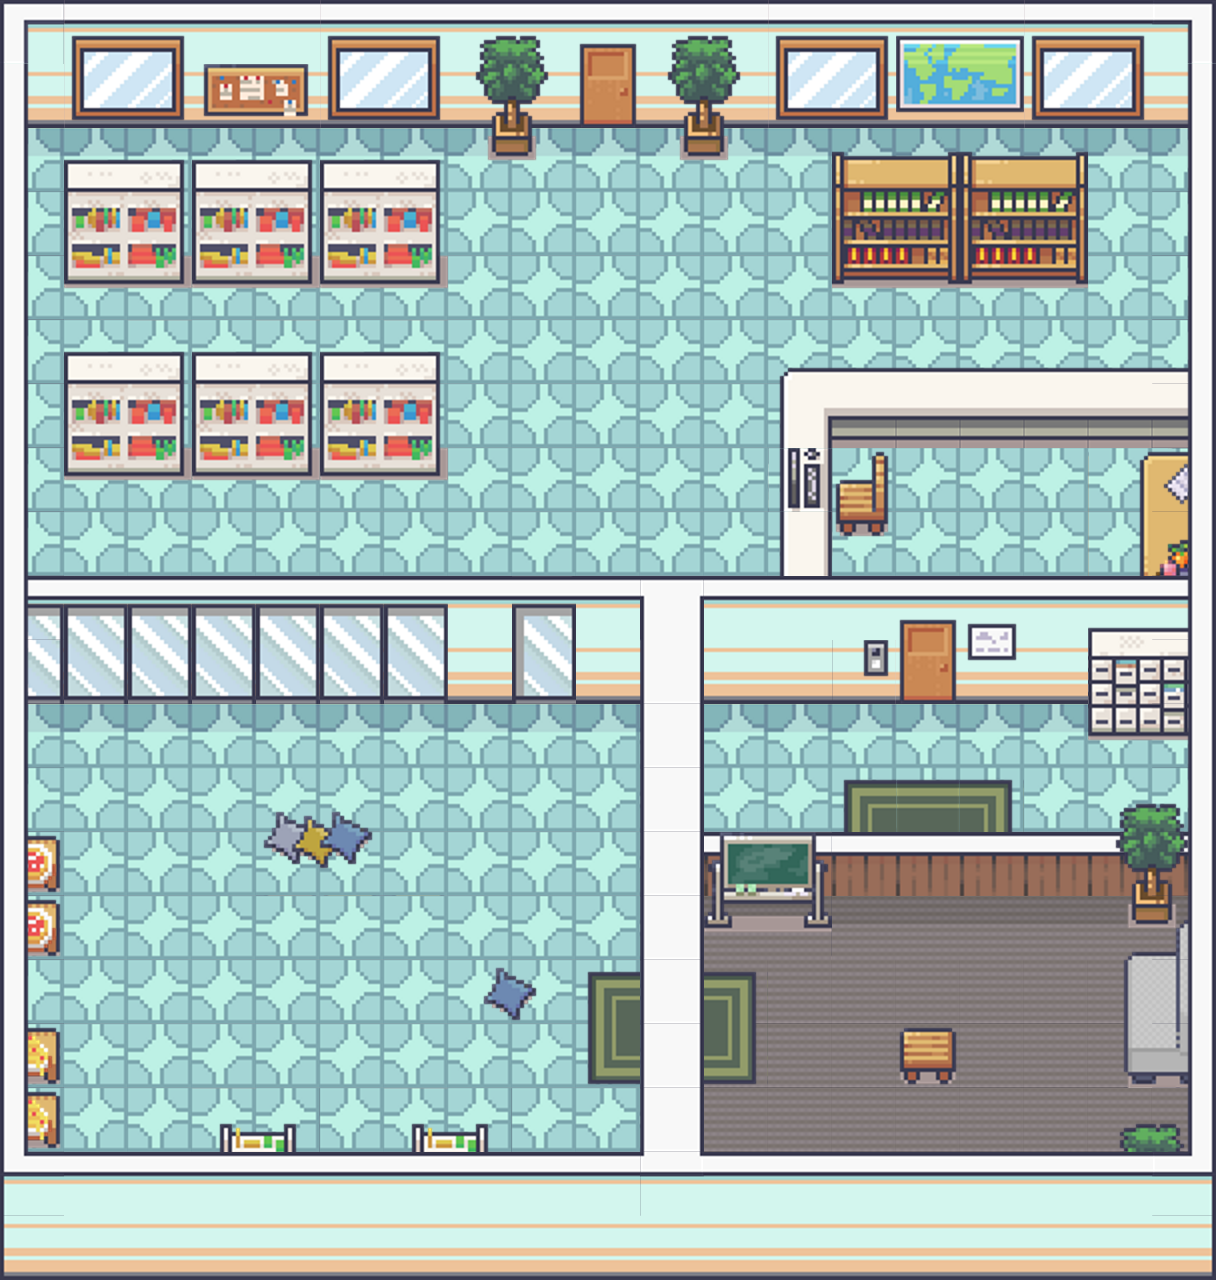

Tiled map render using the project's own tile images. Description and the map definition, with tile-layer contents summarised, below:
An orthogonal 19x20 tile map with 64x64 px tiles, 5 tile layers (Floor, Walls_And_Out_Bounds, Decorations_Low, Decorations_High, ...), 1 hidden layer not drawn, 4 tilesets and 6 objects (2x NPC, Player, Loop, Placement, Path).

<map version="1.10" tiledversion="1.12.2" orientation="orthogonal" renderorder="right-down" width="19" height="20" tilewidth="64" tileheight="64" infinite="0" nextlayerid="16" nextobjectid="15">
 <tileset firstgid="1" name="Room_Builder_free_64x64" tilewidth="64" tileheight="64" tilecount="391" columns="17">
  <image source="../textures/environments/Room_Builder_free_64x64.png" width="1088" height="1472" />
 </tileset>
 <tileset firstgid="392" name="Interiors_free_64x64" tilewidth="64" tileheight="64" tilecount="1424" columns="16">
  <image source="../textures/environments/Interiors_free_64x64.png" width="1024" height="5696" />
 </tileset>
 <tileset firstgid="1816" name="!CL_DEMO_64" tilewidth="64" tileheight="64" tilecount="1240" columns="40">
  <image source="../textures/environments/!CL_DEMO_64.png" width="2560" height="1984" />
 </tileset>
 <tileset firstgid="3056" name="duck-Sheet" tilewidth="64" tileheight="64" tilecount="168" columns="24">
  <image source="../textures/characters/duck-Sheet.png" width="1536" height="448" />
 </tileset>
 <layer id="1" name="Floor" width="19" height="20">
  <data>[380 cells, 380 non-empty, 4 distinct tile ids]</data>
 </layer>
 <layer id="3" name="Walls_And_Out_Bounds" width="19" height="20">
  <data>[380 cells, 201 non-empty, 37 distinct tile ids]</data>
 </layer>
 <layer id="9" name="Decorations_Low" width="19" height="20">
  <data>[380 cells, 94 non-empty, 54 distinct tile ids]</data>
 </layer>
 <objectgroup id="13" name="Interaction">
  <object id="12" name="Jay" type="Player" gid="3056" x="320" y="1152" width="64" height="64" />
  <object id="13" name="Iye" type="NPC" gid="3176" x="64" y="1087" width="64" height="64" />
  <object id="14" name="Siblings" type="NPC" gid="3200" x="192" y="764" width="64" height="64" />
 </objectgroup>
 <layer id="12" name="Decorations_High" width="19" height="20">
  <data>[380 cells, 8 non-empty, 6 distinct tile ids]</data>
 </layer>
 <layer id="4" name="Side_And_Mid_Walls" width="19" height="20">
  <data>[380 cells, 48 non-empty, 9 distinct tile ids]</data>
 </layer>
 <layer id="10" name="Collision" width="19" height="20" visible="0">
  <data>[380 cells, 58 non-empty, 1 distinct tile ids]</data>
 </layer>
 <objectgroup id="14" name="Map Cutscene 1" visible="0">
  <object id="9" name="RunInCircles" type="Loop" x="226.667" y="753.333">
   <polygon points="-12.5381,-6.74483 -11.5752,189.526 182.355,188.88 183.339,-6.29202" />
  </object>
  <object id="10" name="PlayerStart" type="Placement" x="351.333" y="1134.67">
   <point />
  </object>
  <object id="11" name="GoToPlayer" type="Path" x="101.333" y="1060.67">
   <polyline points="0,0 250.667,0.833333" />
  </object>
 </objectgroup>
</map>
